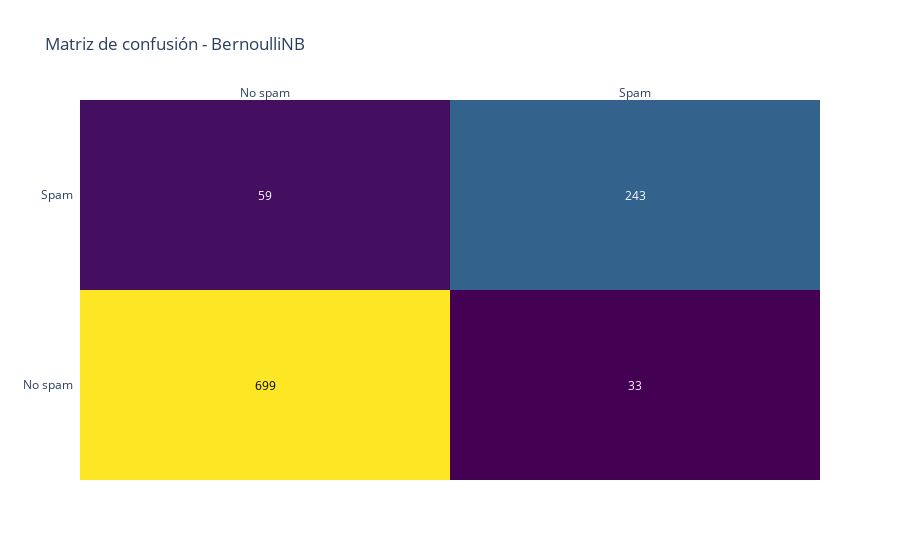

Notebook code for this chart:
### Markdown cell above
Adicionalmente el modelo Multinomial es interesante ya que en la matriz de confusión podemos observar que es el que tiene más verdaderos positivos aunque por otro lado es más fácil que deje pasar correos spam, lo cual es peor.

### Code cell
fig_bnb = ff.create_annotated_heatmap(cm_bnb, x=['No spam', 'Spam'], y=['No spam', 'Spam'], colorscale='Viridis')
fig_bnb.update_layout(title='Matriz de confusión - BernoulliNB')

### Figure 1 — Plotly figure (JSON) as saved in the notebook; plotly's stock layout.template omitted (floating-point values rounded to 4 significant figures)
{"data": [{"colorscale": [[0, "#440154"], [0.1111, "#482878"], [0.2222, "#3e4989"], [0.3333, "#31688e"], [0.4444, "#26828e"], [0.5556, "#1f9e89"], [0.6667, "#35b779"], [0.7778, "#6ece58"], [0.8889, "#b5de2b"], [1, "#fde725"]], "reversescale": false, "showscale": false, "type": "heatmap", "x": ["No spam", "Spam"], "y": ["No spam", "Spam"], "z": [[699, 33], [59, 243]]}], "layout": {"annotations": [{"font": {"color": "#000000"}, "showarrow": false, "text": "699", "x": "No spam", "xref": "x", "y": "No spam", "yref": "y"}, {"font": {"color": "#FFFFFF"}, "showarrow": false, "text": "33", "x": "Spam", "xref": "x", "y": "No spam", "yref": "y"}, {"font": {"color": "#FFFFFF"}, "showarrow": false, "text": "59", "x": "No spam", "xref": "x", "y": "Spam", "yref": "y"}, {"font": {"color": "#FFFFFF"}, "showarrow": false, "text": "243", "x": "Spam", "xref": "x", "y": "Spam", "yref": "y"}], "title": {"text": "Matriz de confusión - BernoulliNB"}, "xaxis": {"dtick": 1, "gridcolor": "rgb(0, 0, 0)", "side": "top", "ticks": ""}, "yaxis": {"dtick": 1, "ticks": "", "ticksuffix": "  "}}}
